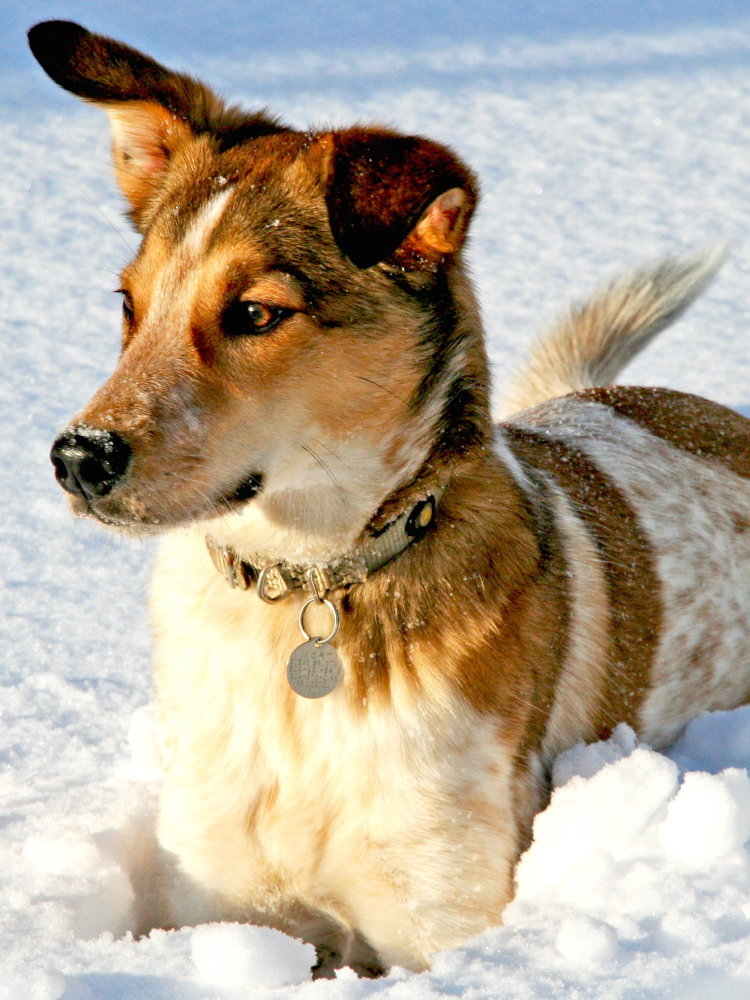
#> input picture HW1/images/dog.jpg, 1500 x 2000 px, found by its file name (shown at 1/2 size); its folder holds only this picture in this run
$ jupyter execute --allow-errors HW1.ipynb   (shell and % lines are left out)
#> lines starting #> are read from the running program, lines starting #| are printed output that depends on the picture
# IOAI-HW1-practical

Full Name: Kian Tarakemeh

Student ID: 401110404

## Q1: Image Processing (20 Points)

# Introduction

In this exercise, we are going to examine two applications of the basis shift tools that were discussed in class (SVD and FFT) in digital image processing.

One of the issues we are investigating is image compression. For this purpose, in general, the information inside the image can be considered as a data matrix, then, in a way, suitable bases for this information matrix are found. The primary image is displayed with less information by depicting the primary matrix on a more important basis and keeping the necessary information. Data and compression in practice. For the sake of simplicity, the images we are considering in this exercise are considered black and white. Still, the methods under consideration can be implemented simply and by changing the shape of the tensors of multi-channel (color) images.

With the help of SVD, we can find bases for the column space of the matrix of our desired image on which the columns of our image have the highest correlation. From the point of view of these bases in the descending order of the size of the singular values, they will contain the most general information of the columns of the image, so by keeping only $r$ initial columns of the found bases ($U$) along with the combined vectors ($V^T$) and singular values ($\Sigma$) corresponding to them, we can keep a good approximation of the general image. From the expert point of view, the reconstruction that has been done is actually a kind of reconstruction of the primary matrix in the lower order (rank approximation) that you were familiar with before. The amount of

In this view, $r$ is the control valve for the amount of compression we want.

With the help of FFT and Fourier transform, we can also consider the information in the rows and columns of our image matrix as two-dimensional discrete signal values and image it in the space of two-dimensional fundamental and periodic wave bases. It can be shown that the larger size of the image vector in the direction of a certain wave means the greater importance of that wave in the formation of patterns in the image ([Read more](https://en.wikipedia.org/wiki/Parseval%27s_identity)), so keeping $r$ of the basic wave in which the size of the image vector is the largest in their direction can be used to reconstruct the image information. For image compression, a good approximation should be used. In this view, the $r$ value of the control valve will be the compression rate we want.

Another issue that we can explore with a similar idea of applying the described base transform is image denoising. In the condition that the noise in the image is uniform and in such a way that it does not distort the general information in the image, from the point of view of SVD, according to the examination of the general information, the direction of the image vector based on bases with more singular values has not changed much, and the information related to the vectors having less importance can remove noise and keep the original information of the image. From the point of view of FFT, considering that the noise pattern is generally modeled with high-frequency waves, keeping the constitutive waves containing the lower frequency in the image can separate the image information from the noise (this is called low-pass filtering).

## 0. Prerequisites and Imports

Install the required packages (if not already installed):

[cell 1]
import numpy as np
from matplotlib import pyplot as plt
import PIL
from PIL import Image

# Display inputs

In the following cell, you have to display the images. The input images are in the directory of `./images`.

[cell 2]
import os

image_dir = '/content/images'
image_files = [f for f in os.listdir(image_dir) if f.lower().endswith(('.png', '.jpg', '.jpeg'))]

plt.figure(figsize=(10, 5))
for i, image_file in enumerate(image_files):
    img_path = os.path.join(image_dir, image_file)
    img = Image.open(img_path)
#> img is the input picture: PIL image 1500x2000 RGB; mean R, G, B 181.4, 169.5, 151.9
    plt.subplot(1, len(image_files), i + 1)
    plt.imshow(img)
    plt.title(image_file)
    plt.axis('off')

plt.tight_layout()
plt.show()

# 1. Image Compression
Using SVD (you can use `np.linalg.svd`) and 2D-FFT (which will be explained in details later), Compress the `original.jpg` image with compression rates of $0.1$, $0.5$, $1$, $5$ and $10$%. Then visualize the resulting compressed images of the two algorithms against one another and investigate each basis change's effectiveness in capturing more meaningful patterns of images.

The 2D Fourier transform of a data matrix can be achieved by ﬁrst applying the 1D Fourier transform to every row of the matrix, and then applying the 1D Fourier transform to every column of the intermediate matrix. This process is depicted below. `np.fft.fft2` applys a 2D Fourier transformation to the provided matrix by employing the Fast Fourier Transformation algorithm.

The Fourier coefficients are zero-centered by definition, and although it does not affect the result of the transformation followed by its inverse, in general, it is more convenient to have them centered around the middle point of the transformation matrix. `np.fft.fftshift` does the described shift two a provided Discrete-Fourier transformation matrix.

Your results may look as follows:

[cell 3]
import numpy as np
import matplotlib.pyplot as plt
from PIL import Image

# image -> grayscale, normalize [0,1]
#> (the rest of this cell did not finish here and is left out)

Which change of basis seems to do better when it comes to image compression? Briefly elaborate on what makes that change of basis more suited for images?

Usually, **SVD** works better for image compression.
That’s because SVD finds new bases that depend on the actual image — they keep the most important patterns and energy in just a few components.
In contrast, **FFT** uses fixed bases (sines and cosines) that don’t adapt to image content, so it can’t represent details and textures as efficiently.

# 2. Image Denoising

Through the same process as the previous section and by empirically finding an optimal rank threshold for the SVD vectors, denoise the provided image. Your results may look as follows:

It is shown that SVD can be an effective denoising strategy when the underlying data is of low rank initially, but as observable from the example, raw SVD does not seem to be useful when it comes to denoising natural images.

#> (a cell that did not finish here is left out)

The FFT is extensively used for denoising and filtering signals, as it is straightforward to isolate and manipulate particular frequency bands. It is observed that the noise is especially pronounced in high-frequency modes, therefore zero out any Fourier coefﬁcient outside of a radius containing low frequencies. You can find the approximate optimal filtering radius through trials and errors empirically. A sample denoised image is shown below:

[cell 5]
# Using fft, denoise the noisy image that is in the images directory.
# You have to try at least 3 different radiuses.

# FFT
def fft_denoise(A, radius):
    # 2D FT
    F = np.fft.fft2(A)
    F_shifted = np.fft.fftshift(F)
    m, n = A.shape

    # circular low-pass mask
    Y, X = np.ogrid[:m, :n]
    center_y, center_x = m // 2, n // 2
    dist_from_center = np.sqrt((X - center_x)**2 + (Y - center_y)**2)
    mask = dist_from_center <= radius  # keep low freq

    # apply mask
    F_filtered = F_shifted * mask

    # inverse FFT
    A_denoised = np.abs(np.fft.ifft2(np.fft.ifftshift(F_filtered)))
    return A_denoised

# different radii
radii = [10, 30, 60]
#> radii = [10, 30, 60]

fig, axes = plt.subplots(1, len(radii)+1, figsize=(15, 5))
axes[0].imshow(img, cmap='gray')
axes[0].set_title("Noisy image")
axes[0].axis('off')

#> (the rest of this cell did not finish here and is left out)

# Q2 — Z-Transform (20 points)

Consider the following difference equation of a discrete-time system:

$$
y[n] - 0.5\,y[n-1] + 0.25\,y[n-2] = x[n] + 2\,x[n-1] + x[n-3]
$$

---

### (a)
Without using the Z-transform, find and plot the **impulse response** of the system for

$$
0 \le n \le 100
$$

(You may use the **recursive method** to compute it.)

---

### (b)
Using the **Z-transform**, find the **impulse response** again and discuss the **stability** of the system.

---

### (c)
Using the Z-transform, determine the **system response** to the following input:

$$
x[n] = \big( 5 + 3\cos(0.2\pi n) + 4\sin(0.6\pi n) \big)u[n]
$$

where $u[n]$ is the **unit step function**.

---

### (d)
Plot the **magnitude response** of the system over the frequency range

$$
\omega \in [-\pi, \pi].
$$

---

### (e)
Plot the **phase response** of the system over the range

$$
\omega \in [-\pi, \pi].
$$

Draw it once as a **continuous** function and once **wrapped** within the interval $[-\pi, \pi]$.

---

### (f)
Find the **zeros** and **poles** of the system and plot the **pole-zero diagram**.

---

[cell 6]
import numpy as np
import matplotlib.pyplot as plt
from scipy import signal

# System difference equation coefficients:
#   y[n] - 0.5 y[n-1] + 0.25 y[n-2] = x[n] + 2x[n-1] + x[n-3]
# → H(z) = (1 + 2z⁻¹ + z⁻³) / (1 - 0.5z⁻¹ + 0.25z⁻²)
b = [1, 2, 0, 1]          # numerator coefficients
a = [1, -0.5, 0.25]       # denominator coefficients

[cell 7]
# (a)

N = 100
x = np.zeros(N)
x[0] = 1  # delta[n]
y = np.zeros(N)

for n in range(N):
    y[n] += x[n]
    if n-1 >= 0:
        y[n] += 2*x[n-1] + 0.5*y[n-1]
    if n-2 >= 0:
        y[n] -= 0.25*y[n-2]
    if n-3 >= 0:
        y[n] += x[n-3]

plt.figure(figsize=(8,3))
plt.stem(range(N), y)
plt.title("Impulse Response h[n]")
plt.xlabel("n")
plt.ylabel("h[n]")
plt.grid(True)
plt.show()

[cell 8]
# (b) and (f)

# compute impulse response
n = np.arange(30)
impulse = np.zeros_like(n)
impulse[0] = 1
h = signal.lfilter(b, a, impulse)

# poles and zeros
zeros, poles, _ = signal.tf2zpk(b, a)

# plot impulse response
plt.figure(figsize=(8,4))
plt.stem(n, h, basefmt=" ")
plt.title("Impulse Response h[n]")
plt.xlabel("n")
plt.ylabel("Amplitude")
plt.grid(True, linestyle='--', alpha=0.6)
plt.show()
print("\n")

# plot pole-zero diagram
plt.figure(figsize=(5,5))
plt.axhline(0, color='gray')
plt.axvline(0, color='gray')
circle = plt.Circle((0,0), 1, color='black', fill=False, linestyle='--', alpha=0.5)
plt.gca().add_artist(circle)

plt.scatter(np.real(zeros), np.imag(zeros), marker='o', facecolors='none', edgecolors='blue', label="Zeros")
plt.scatter(np.real(poles), np.imag(poles), marker='x', color='red', label="Poles")

plt.grid(True, linestyle='--', alpha=0.6)
plt.legend()
plt.title("Pole-Zero Plot")
plt.axis('equal')
plt.show()
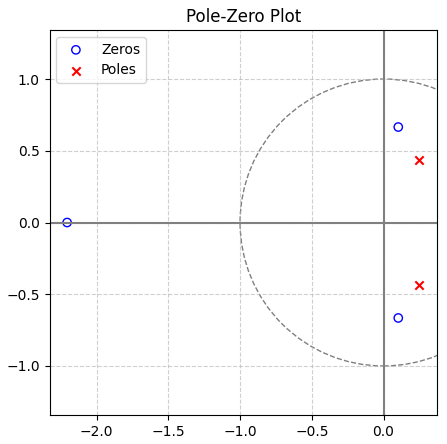
#> figure drawn by matplotlib, 1 panel

All poles are inside the unit circle --> the system is stable

[cell 9]
# (c)

# Input
n = np.arange(50)
x = (5 + 3*np.cos(0.2*np.pi*n) + 4*np.sin(0.6*np.pi*n)) * (n >= 0)

# System response
y = signal.lfilter(b, a, x)

# Plot both continuous-looking signals
plt.figure(figsize=(8,4))
plt.plot(n, x, 'b-', label='x[n]', linewidth=1.2)
plt.plot(n, y, 'r-', label='y[n]', linewidth=1.5)
plt.title("System Input and Output (Continuous View)")
plt.xlabel("n")
plt.ylabel("Amplitude")
plt.grid(True, linestyle='--', alpha=0.6)
plt.legend()
plt.tight_layout()
plt.show()
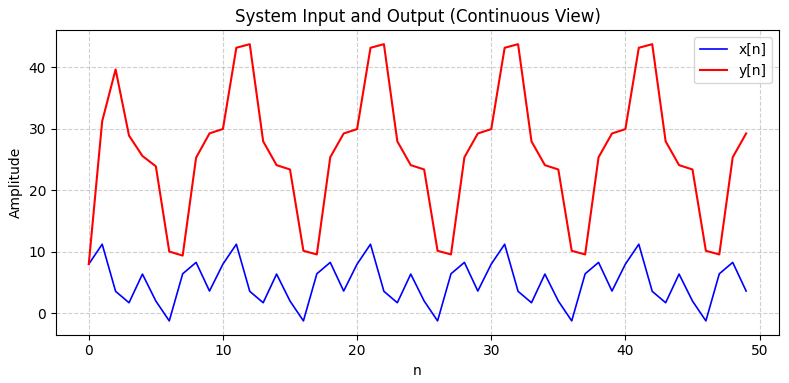
#> figure drawn by matplotlib, 1 panel; curve peaks at x = 41, y = 11.23; curve peaks at x = 22, y = 43.76

[cell 10]
# (d)

w, H_complex = signal.freqz(b, a, worN=2048, whole=True)

# [0, 2pi] → [−pi, pi]
w = w - np.pi
H_complex = np.fft.fftshift(H_complex)

mag_response_db = 20 * np.log10(np.abs(H_complex))

plt.figure(figsize=(8, 4))
plt.plot(w / np.pi, mag_response_db, 'k', linewidth=1.5)
plt.title('Magnitude Response |H(e^{jω})|')
plt.xlabel('Normalized Frequency (×pi rad/sample)')
plt.ylabel('Magnitude (dB)')
plt.grid(True)
plt.xlim(-1, 1)
plt.tight_layout()
plt.show()
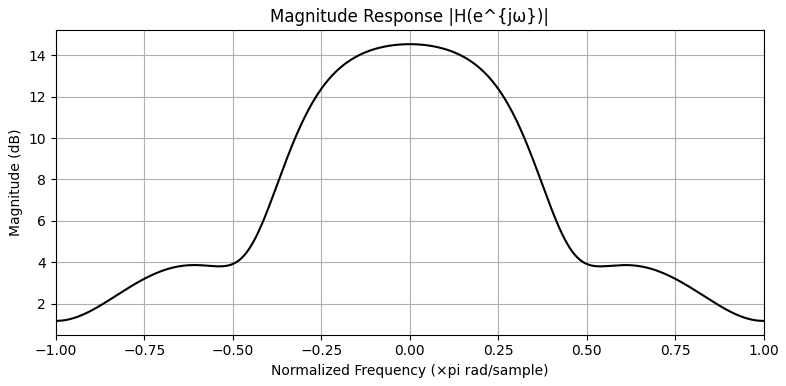
#> figure drawn by matplotlib, 1 panel; curve peaks at x = 0, y = 14.54

[cell 11]
# (e)

w, H = signal.freqz(b, a, worN=2048, whole=True)
w = w - np.pi
H = np.fft.fftshift(H)

# phase responses
phase_unwrapped = np.unwrap(np.angle(H))
phase_wrapped = np.angle(H)

w_norm = w / np.pi

# unwrapped phase
plt.figure(figsize=(8, 5))
plt.subplot(2, 1, 1)
plt.plot(w_norm, phase_unwrapped, 'k', linewidth=1.3)
plt.title('Unwrapped Phase Response')
plt.ylabel('Phase (radians)')
plt.grid(True, linestyle='--', alpha=0.6)
plt.xlim(-1, 1)

# Plot wrapped phase
plt.subplot(2, 1, 2)
plt.plot(w_norm, phase_wrapped, 'k', linewidth=1.3)
plt.title('Wrapped Phase Response')
plt.xlabel('Normalized Frequency (×π rad/sample)')
plt.ylabel('Phase (radians)')
plt.grid(True, linestyle='--', alpha=0.6)
plt.xlim(-1, 1)

plt.tight_layout()
plt.show()
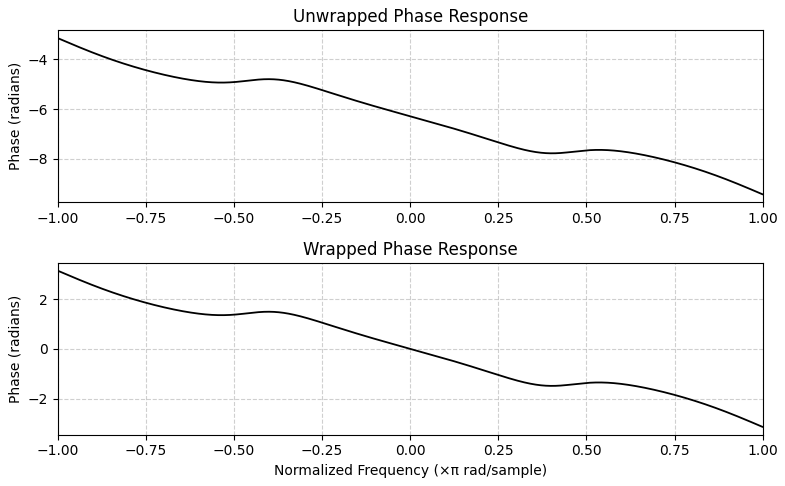
#> figure drawn by matplotlib, 2 panels; panel 1: curve peaks at x = -1, y = -3.14; panel 2: curve peaks at x = -0.999, y = 3.14

## Q3-Low-Pass and High-Pass Filter Analysis (20 points)

This problem explores the design and behavior of **discrete-time filters** using both theoretical and computational approaches.

---

### (a)
Design a **first-order low-pass filter** with a cutoff frequency of
$$
\omega_c = 0.3\pi
$$
and a **sampling frequency** of $f_s = 1$ (normalized frequency).

The difference equation of the filter is given by:

$$
y[n] = (1 - \alpha)x[n] + \alpha y[n-1],
$$

where $\alpha$ controls the cutoff frequency.

- Derive the expression for the **frequency response** $H(e^{j\omega})$.
- Compute the value of $\alpha$ corresponding to $\omega_c = 0.3\pi$.

---

### (b)
Plot the **magnitude** and **phase** response of the designed low-pass filter over
$$
\omega \in [0, \pi].
$$

Use Python code (e.g., `scipy.signal.freqz`) to verify your result.

---

### (c)
Now design a **first-order high-pass filter** using the relation:

$$
y[n] = (1 - \alpha)x[n] - (1 - \alpha)x[n-1] + \alpha y[n-1].
$$

- Derive its **frequency response**.
- Plot and compare it to the low-pass filter response.

---

### (d)
Apply both filters to the following input signal:

$$
x[n] = \sin(0.2\pi n) + 0.5\sin(0.8\pi n), \quad 0 \le n \le 100.
$$

Plot:
1. The input signal
2. The low-pass output
3. The high-pass output

Discuss which frequency components are preserved or attenuated by each filter.

---

### (e)
(Optional) Plot the **pole-zero diagrams** of both filters and discuss their **stability** and **filter type** (recursive / non-recursive).

---

[cell 12]
# Parameters
alpha = 0.415
b = [1 - alpha]       # numerator
a = [1, -alpha]       # denominator

w, H = signal.freqz(b, a, worN=1024)

# Magnitude and phase
mag = 20 * np.log10(np.abs(H))
phase = np.angle(H)

# Plot magnitude
plt.figure(figsize=(8,5))
plt.subplot(2,1,1)
plt.plot(w/np.pi, mag, 'k', linewidth=1.5)
plt.title('First-Order Low-Pass Filter (α = 0.415)')
plt.ylabel('Magnitude (dB)')
plt.grid(True, linestyle='--', alpha=0.6)
plt.xlim(0,1)

# Plot phase
plt.subplot(2,1,2)
plt.plot(w/np.pi, phase, 'k', linewidth=1.5)
plt.xlabel('Normalized Frequency (×π rad/sample)')
plt.ylabel('Phase (radians)')
plt.grid(True, linestyle='--', alpha=0.6)
plt.xlim(0,1)

plt.tight_layout()
plt.show()
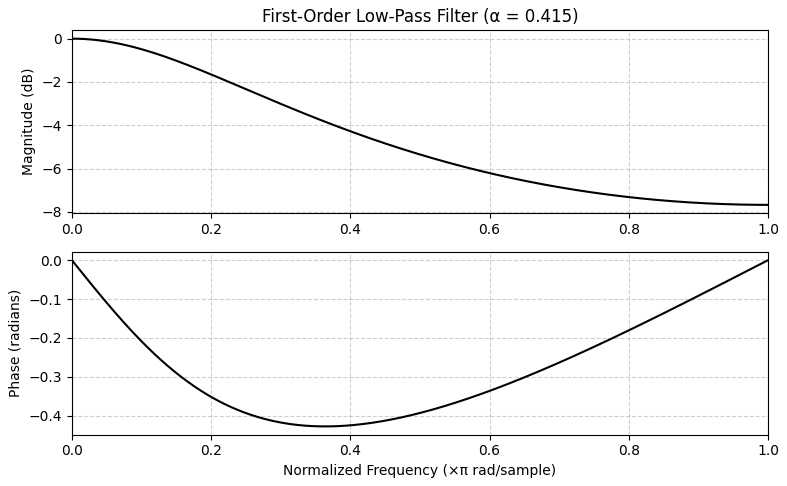
#> figure drawn by matplotlib, 2 panels; panel 1: curve peaks at x = 0, y = 0; panel 2: curve peaks at x = 0, y = 0

[cell 13]
b_lpf = [1 - alpha]
a_lpf = [1, -alpha]

scale = (1 + alpha) / 2
b_hpf = [scale, -scale]
a_hpf = [1, -alpha]

w, H_lpf_complex = signal.freqz(b_lpf, a_lpf, worN=2048)
w, H_hpf_complex = signal.freqz(b_hpf, a_hpf, worN=2048)

H_lpf_db = 20 * np.log10(np.abs(H_lpf_complex))
H_hpf_db = 20 * np.log10(np.abs(H_hpf_complex))

plt.figure(figsize=(10, 5))
plt.plot(w / np.pi, H_lpf_db, label='Low-Pass')
plt.plot(w / np.pi, H_hpf_db, label='High-Pass')

plt.title('Magnitude Responses of LPF and HPF')
plt.xlabel('Normalized Frequency (×π rad/sample)')
plt.ylabel('Magnitude (dB)')
plt.grid(True)
plt.xlim(0, 1)
plt.legend()
plt.show()
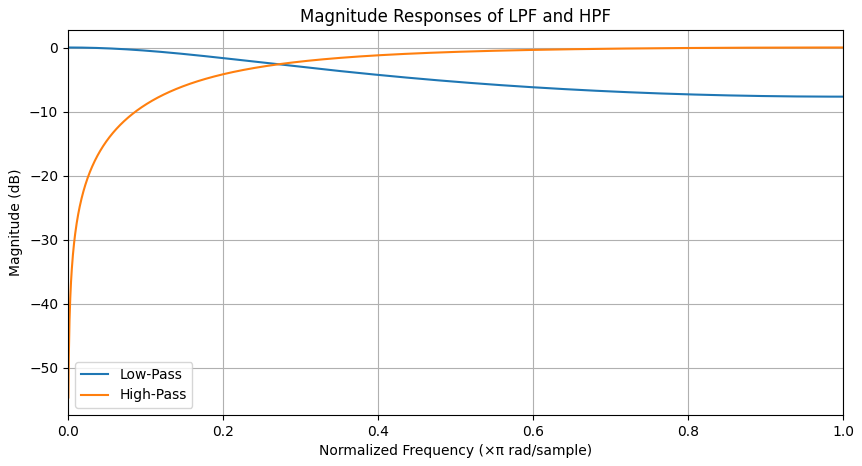
#> figure drawn by matplotlib, 1 panel; curve peaks at x = 0, y = 0

[cell 14]
b_lpf, a_lpf = [1 - alpha], [1, -alpha]
b_hpf, a_hpf = [1 - alpha, -(1 - alpha)], [1, -alpha]


n = np.arange(0, 100)
x = np.sin(0.2*np.pi*n) + 0.5*np.sin(0.8*np.pi*n)

y_lpf = signal.lfilter(b_lpf, a_lpf, x)
y_hpf = signal.lfilter(b_hpf, a_hpf, x)

plt.figure(figsize=(9,6))
plt.subplot(3,1,1); plt.plot(n, x, 'k'); plt.title('Input x[n]'); plt.grid(True)
plt.subplot(3,1,2); plt.plot(n, y_lpf, 'g'); plt.title('Low-Pass Output'); plt.grid(True)
plt.subplot(3,1,3); plt.plot(n, y_hpf, 'r'); plt.title('High-Pass Output'); plt.grid(True)
plt.xlabel('n')
plt.tight_layout()
plt.show()
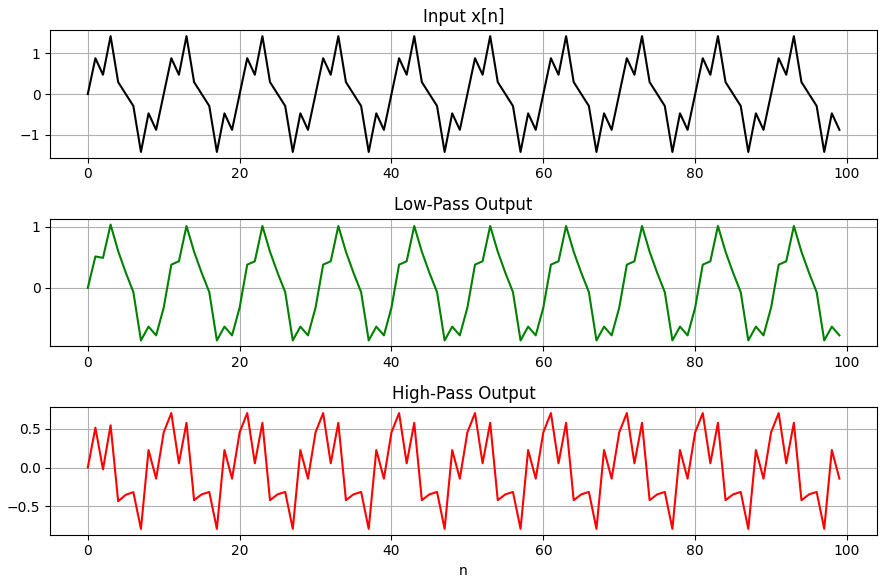
#> figure drawn by matplotlib, 3 panels; panel 1: curve peaks at x = 53, y = 1.43; panel 2: curve peaks at x = 3, y = 1.04; panel 3: curve peaks at x = 91, y = 0.705

[cell 15]
# Low-pass filter
b_lpf = [1 - alpha]
a_lpf = [1, -alpha]
poles_lpf = np.roots(a_lpf)
zeros_lpf = np.roots(b_lpf)

# High-pass filter
b_hpf = [1 - alpha, -(1 - alpha)]
a_hpf = [1, -alpha]
poles_hpf = np.roots(a_hpf)
zeros_hpf = np.roots(b_hpf)

# Plot
theta = np.linspace(0, 2*np.pi, 300)
plt.figure(figsize=(9,4))

# LPF pole-zero
plt.subplot(1, 2, 1)
plt.plot(np.cos(theta), np.sin(theta), 'k--', alpha=0.5)
plt.plot(np.real(zeros_lpf), np.imag(zeros_lpf), 'bo', label='Zeros', mfc='none')
plt.plot(np.real(poles_lpf), np.imag(poles_lpf), 'rx', label='Poles')
plt.title('Low-Pass Filter')
plt.xlabel('Real'); plt.ylabel('Imag'); plt.axis('equal'); plt.grid(True)

# HPF pole-zero
plt.subplot(1, 2, 2)
plt.plot(np.cos(theta), np.sin(theta), 'k--', alpha=0.5)
plt.plot(np.real(zeros_hpf), np.imag(zeros_hpf), 'bo', label='Zeros', mfc='none')
plt.plot(np.real(poles_hpf), np.imag(poles_hpf), 'rx', label='Poles')
plt.title('High-Pass Filter')
plt.xlabel('Real'); plt.ylabel('Imag'); plt.axis('equal'); plt.grid(True)

plt.tight_layout()
plt.show()
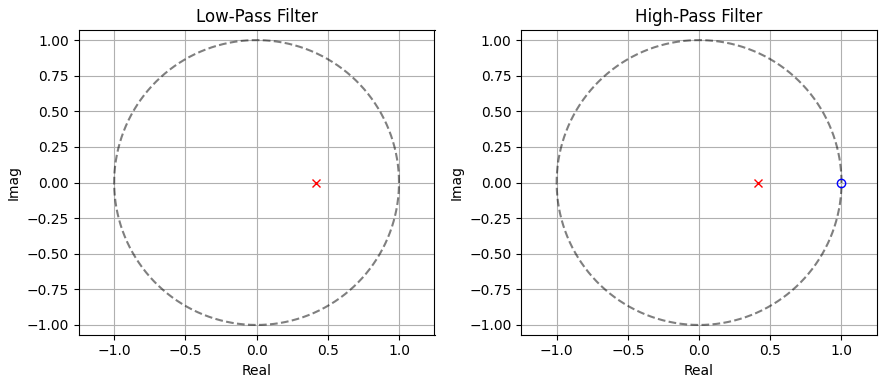
#> figure drawn by matplotlib, 2 panels
